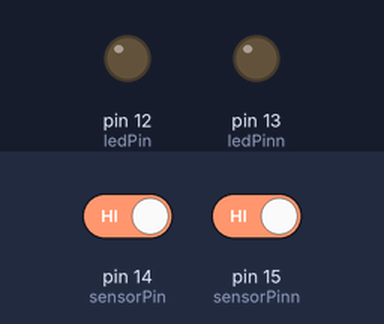
The sketch below on a simulated Arduino Uno, built with avr-gcc and run on an emulated ATmega328P. On the bench: output pins drawn as LEDs (lit = HIGH). Inputs (shaded band) come from the test bench; at power-on: pin 14 (sensorPin) HIGH, pin 15 (sensorPinn) HIGH.

Above: at 1.2 s.
1.3 s: pin 14 (sensorPin) driven LOW
At 2.4 s:
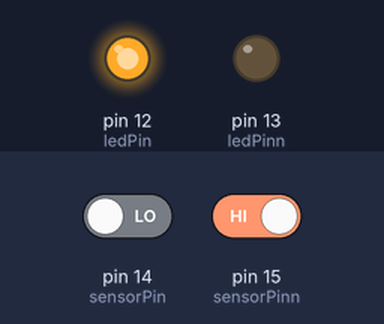
2.8 s: pin 15 (sensorPinn) driven LOW
At 3.6 s:
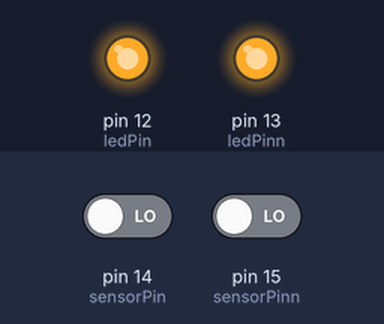
4.3 s: pin 14 (sensorPin) driven HIGH
At 4.8 s:
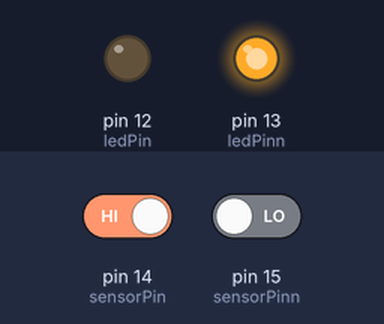
5.8 s: pin 15 (sensorPinn) driven HIGH
At 7.2 s:
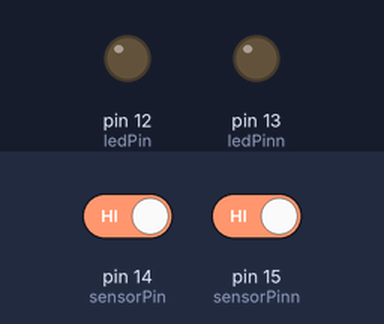
Timing chart, 0 to 8.3 s (numbered marks = the images above; inputs shaded):
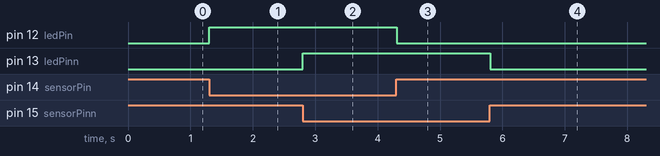

The sketch:

onOffw2AnalPin.ino
```cpp
/*onOff with Anal pin, used as digital input by writing value to LED's
 Uses: digitalRead, digitalWrite, INPUT_PULLUP
 */

const int ledPin =  12;
const int ledPinn =  13;  // LED output on digital pin 13

const int sensorPin = 14;   // connect wire/switch to analog pin 0 (14)
const int sensorPinn = 15;  // ground it somehow to turn ON the LED

void setup()
{
  pinMode(sensorPin,INPUT_PULLUP);  // set the first 2 Anal pins input pullup HIGH
  pinMode(sensorPinn,INPUT_PULLUP);

  pinMode(ledPin, OUTPUT);  // enable output on led pin
  pinMode(ledPinn, OUTPUT);
}

void loop()
{  //  isOff is 0 or 1, could use boolean, byte, or int ?
  bool isOff = digitalRead(sensorPin); // read the pin, HIGH (ungrounded) keeps LED off
  digitalWrite(ledPin, !isOff);       // invert so that HIGH --> off, LOW --> on
  // do same with A1
  bool isOfff = digitalRead(sensorPinn); // LOW (grounded) turns it on
  digitalWrite(ledPinn, !isOfff);       // invert so that HIGH is off, LOW is on
  delay(20);
}
```

Measured:
- after the input at 1.3 s, pin 12 (ledPin): LOW → HIGH at once
- after the input at 2.8 s, pin 13 (ledPinn): LOW → HIGH at once
- after the input at 4.3 s, pin 12 (ledPin): HIGH → LOW at once
- after the input at 5.8 s, pin 13 (ledPinn): HIGH → LOW at once
